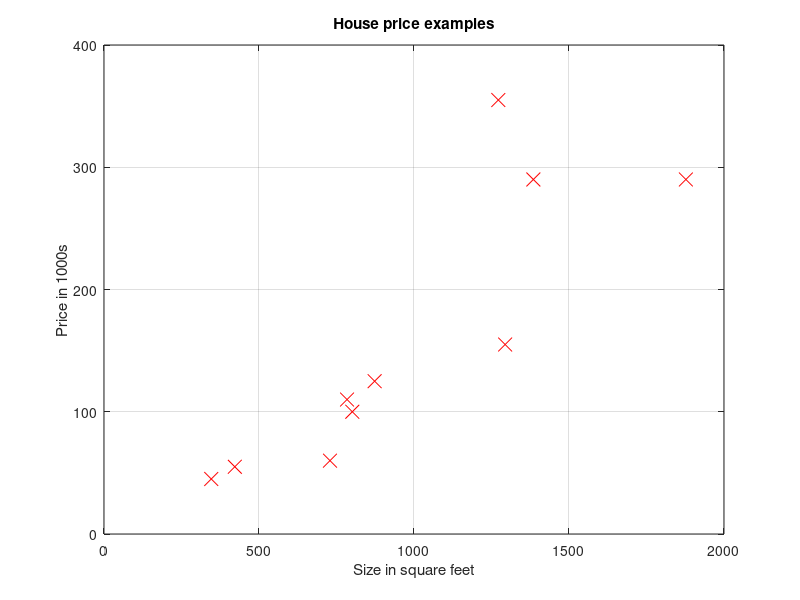

The MATLAB source for this figure: (Note: this script raises an error after producing the figure.)
%--------------------------------------------------------%
% In gradient descent, we take a starting point for theta
% and work out the cost. We can plot the cost function J
% against theta, and see how the cost changes with respect
% to theta. Gradient descent looks at whether the cost is
% increasing or decreasing, and adjusts theta accordingly.
%
% This is a step-by-step example of how the steps in 
% gradient descent work.
%--------------------------------------------------------%

% Show single steps in gradient descent, 

% Set up example data again... this time, we are assuming that the hypothesis goes
%  through the origin, so there is no need to add a column of ones to X, and we only
%  have one theta, as we are only transforming the X data values.
close all;
X = [1272; 1385; 1877; 1294; 873; 784; 801; 729; 422; 346];
y = [355; 290; 290; 155; 125; 110; 100; 60; 55; 45];

m = length(y);
theta = [0.1];

figure(1), plot(X,y,'rx','MarkerSize',10), ylabel('Price in 1000s'), xlabel('Size in square feet'), title('House price examples');
figure(1), axis([0,2000,0,400]), grid on, hold on;
% We're going to look at 5 different values of theta to begin with, and keep
%  track of them and the cost function at each point so we can plot them on a graph
theta_attempts = ones(5,1);
J_examples = ones(5,1);
gradient_values = ones(5,1);

gradient_values(1) = (1/m)*sum(X*theta - y);
J=computeCost(X, y, theta);
theta_attempts(1) = theta; %indexing in Octave/Matlab starts from 1, not 0
J_examples(1) = J;
figure(1), plot(X,X*theta,'-'), hold on;
disp('Line of best fit with theta = 0.1. Press enter to continue.');
pause;
% J =  4461.0
% gradient = -60.670 - so the cost function is decreasing, as theta is increasing. 
% If we increase theta, the cost function should decrease.

% Let's increase theta a little bit
theta = [0.101];
gradient_values(2) = (1/m)*sum(X*theta - y);
J=computeCost(X, y, theta);
theta_attempts(2) = theta;
J_examples(2) = J;
figure(1), plot(X,X*theta,'-'), hold on;
disp('Line of best fit with theta = 0.101. Press enter to continue.');
pause;
% J =  4381.8
% gradient = -59.692 - the cost function is still decreasing
% The cost function is smaller. Let's try increasing theta by a larger amount.

theta = [0.111];
gradient_values(3) = (1/m)*sum(X*theta - y);
J=computeCost(X, y, theta);
theta_attempts(3) = theta;
J_examples(3) = J;
figure(1), plot(X,X*theta,'-'), hold on;
disp('Line of best fit with theta = 0.111. Press enter to continue.');
pause;
% J =  3653.3
% gradient = -49.909 
% The cost function is much smaller again, so we can try increasing theta by a larger amount

theta = [0.211];
gradient_values(4) = (1/m)*sum(X*theta - y);
J=computeCost(X, y, theta);
theta_attempts(4) = theta;
J_examples(4) = J;
figure(1), plot(X,X*theta,'-'), hold on;
disp('Line of best fit with theta = 0.211. Press enter to continue.');
pause;
% J =  2738.4
% gradient = 47.921
% Now the cost function is smaller, but the gradient is positive, meaning that the cost
% function is increasing as theta increases. If we increase theta again, we will now
% see the cost function increase too:

theta = [0.221];
gradient_values(5) = (1/m)*sum(X*theta - y);
J=computeCost(X, y, theta);
theta_attempts(5) = theta;
J_examples(5) = J;
figure(1), plot(X,X*theta,'-'), hold on;
disp('Line of best fit with theta = 0.221. Press enter to continue.');
pause;
% J =  3283.9
% gradient = 57.704
% So the optimum value for theta is between 0.211 and 0.111

disp('The following shows theta1, the Cost Function and gradient for the examples: ');
format shortG;
disp('   theta1   |    Cost Function    |  Gradient');
disp('=================================');
disp([theta_attempts,J_examples,gradient_values]);

figure(2), plot(theta_attempts,J_examples,'rx','MarkerSize',10), xlabel('theta1'),ylabel('Cost Function'),title('The Cost Function changing with theta1');
figure(2), grid on, hold on, plot(theta_attempts,J_examples);

% Now fill in the gaps...
disp('Press enter to see the intermediate Cost Function values for theta1.');
pause;
iterations = 120;
J_change_with_theta = zeros(iterations, 1);
theta_range = zeros(iterations, 1);
theta = [0.1];
for i = 1:iterations
	theta = [theta+0.001];
	theta_range(i,:) = theta;
	J_change_with_theta(i) = computeCost(X, y, theta);
end
figure(2), hold on, plot(theta_range,J_change_with_theta,'rx','MarkerSize',5,'color','g');



% Now we're going to reset the example, and look at how gradient descent calculates
%  the theta values.

% Remember: in gradient descent we change theta a little bit each time, and we can 
% control how much / how little this is by adding a factor: alpha. Here, as theta is small
% and we are looking between 0.211 and 0.111, we don't want to change theta by a lot each time
% - we only want little steps.
% In gradient descent with one variable (one theta), we look at
% 
% new_theta = theta - (alpha/m)*sum(X*theta - y);
%
% As we've seen above, the gradients have been high (e.g. 57.704).
% If we change theta by too much each time, we might not find the minimum where the cost function
% is smallest. So we make alpha very small.
theta = [0.1];
% Hint: try changing alpha to 0.0000005, and 0.0000015 to see what happens
% when you don't configure it properly
alpha = 0.0000001;
%alpha = 0.0000005;
%alpha = 0.0000015;
iterations = 100;
[theta, theta_history, J_history] = gradientDescent(X, y, theta, alpha, iterations);
% theta =  0.16890
% Looking at theta_history and J_history the final cost function is 1712.1.
disp('Press enter to see a graph of the results of running gradient descent.');
pause;

disp('Alpha is: ');
disp(alpha);
figure(3), plot(theta_history, J_history, '-'), grid on, xlabel('theta'), ylabel('Cost Function'), title('Theta changing the Cost Function');

% Now we can see how the theta found by gradient descent fits the line of best fit to the data
disp('Press enter to see the line of best fit, using the theta value from gradient descent.');
pause;

figure(1), plot(X, X*theta, '-'), legend('Example data', 'Line of Best Fit [hypothesis]');